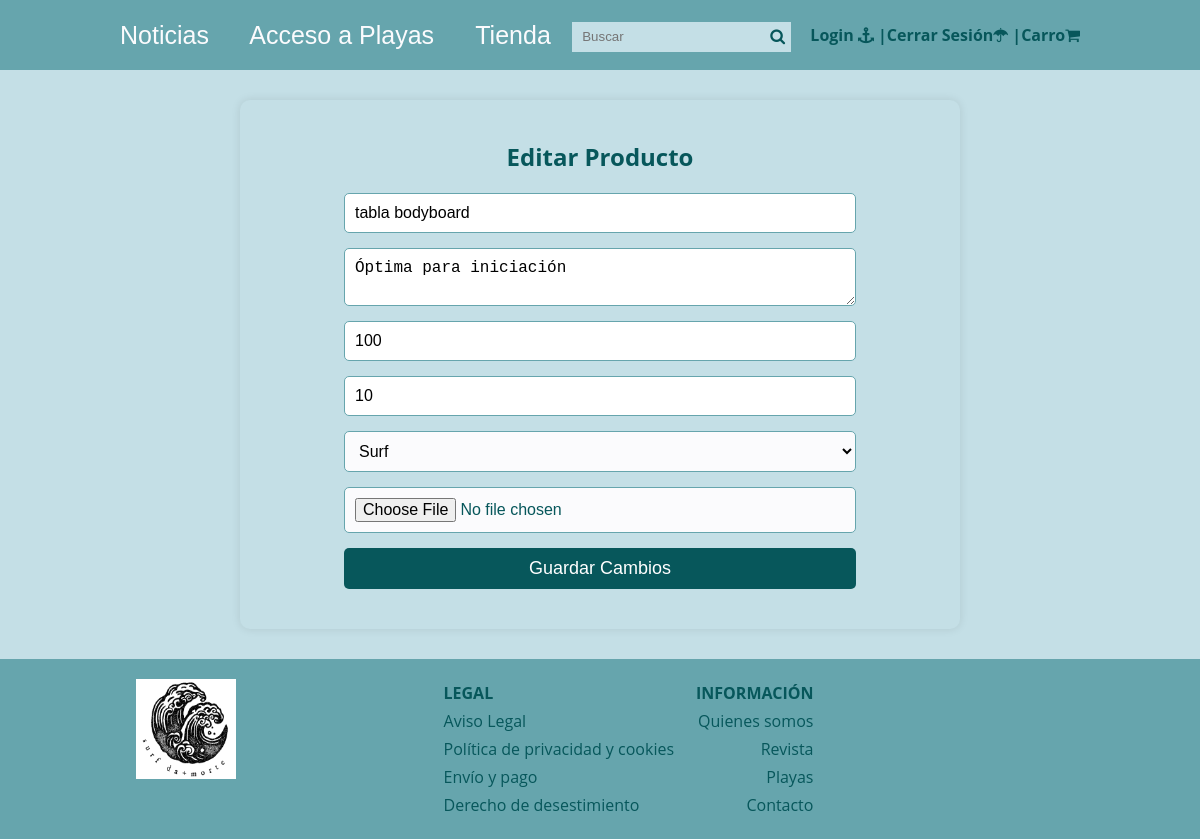
The app's page /tienda/edit.php?id=1 with its own data.
### tables this page shows
CREATE TABLE IF NOT EXISTS Productos (
    CodProd INT AUTO_INCREMENT PRIMARY KEY,
    nombre VARCHAR(100) NOT NULL,
    descripcion TEXT, 
    precio INT,
    imagen VARCHAR(255),  
    CodCat INT,  
    stock INT,
    FOREIGN KEY (CodCat) REFERENCES Categorias_Productos(CodCat)
);

### functions.php (called while the page is built, shortened)
<?php
function limpiarDatos($datos){
    $datos = trim($datos);
     $datos = stripslashes($datos);
     $datos = htmlspecialchars($datos);
     return $datos;
}
function obtener_producto_por_id($conexion, $id) {
    $resultado = $conexion->query("SELECT * FROM Productos WHERE CodProd = $id LIMIT 1");
    $resultado = $resultado->fetchAll();
    return ($resultado) ? $resultado[0] : false;
}
function obtener_categorias($conexion) {
    $statement = $conexion->prepare("SELECT * FROM Categorias_Articulos");
    $statement->execute();
    return $statement->fetchAll();
}
?>

### views/edit.view.php (the view, shortened to what this page needs)
<?php require 'header.php'; ?>
<div class="edit_tienda">
    <h2>Editar Producto</h2>
    <form action="edit.php?id=<?php echo $producto['CodProd']; ?>" method="post" enctype="multipart/form-data">
        <input type="text" name="nombre" value="<?php echo $producto['nombre']; ?>" required>
        <textarea name="descripcion" required><?php echo $producto['descripcion']; ?></textarea>
        <input type="number" name="precio" value="<?php echo $producto['precio']; ?>" required>
        <input type="number" name="stock" value="<?php echo $producto['stock']; ?>" required>
        <select name="codcat" required>
            <?php
            $categorias = obtener_categorias($conexion);
            foreach($categorias as $categoria) {
                $selected = ($producto['CodCat'] == $categoria['CodCategoria']) ? 'selected' : '';
                echo "<option value=\"{$categoria['CodCategoria']}\" $selected>{$categoria['nombre_categoria']}</option>";
            }
            ?>
        </select>
        <input type="file" name="imagen">
        <input type="submit" value="Guardar Cambios">
    </form>
</div>
<?php require '../footer.php'; ?>

### css/estilos.css (style rules this page uses)
:root { --color4: #003b46; --color2: #07575b; --color3: #66a5ad; --color1: #c4dfe6; --color5: #fbfbfd; }
* { margin: 0; padding: 0; -webkit-box-sizing: border-box; -moz-box-sizing: border-box; box-sizing: border-box; }
body { font-size: 16px; font-family: 'Open Sans', sans-serif; background: var(--color1); color: var(--color2); margin: 0; }

### css/views.css (style rules this page uses)
:root { --color3: #66a5ad; --color2: #07575b; --color4: #66a5ad; --color1: #c4dfe6; --color5: #fbfbfd; }
.edit_tienda { width: 60%; margin: 0 auto; background: var(--color1); padding: 40px; border-radius: 10px; box-shadow: 0 0 10px rgba(0, 0, 0, 0.1); display: flex; flex-direction: column; align-items: center; }
.edit_tienda h2 { text-align: center; color: var(--color2); margin-bottom: 20px; }
.edit_tienda form { display: flex; flex-direction: column; align-items: center; width: 100%; }
.edit_tienda input[type="text"], .edit_tienda input[type="number"], .edit_tienda textarea, .edit_tienda select, .edit_tienda input[type="file"] { width: 80%; padding: 10px; margin-bottom: 15px; border: 1px solid var(--color3); border-radius: 5px; font-size: 16px; }
.edit_tienda select { background: var(--color5); }
.edit_tienda input[type="submit"] { width: 80%; padding: 10px; background: var(--color2); border: none; border-radius: 5px; color: white; font-size: 18px; cursor: pointer; transition: background 0.3s ease; }
.edit_tienda select, .edit_tienda input[type="file"] { width: 80%; padding: 10px; background: var(--color5); border: 1px solid var(--color3); border-radius: 5px; font-size: 16px; cursor: pointer; transition: background 0.3s ease; }

### records on screen
productos: nombre "tabla bodyboard", descripcion "Óptima para iniciación", precio "100", stock "10"

### other values on screen
form field codcat "Surf"
